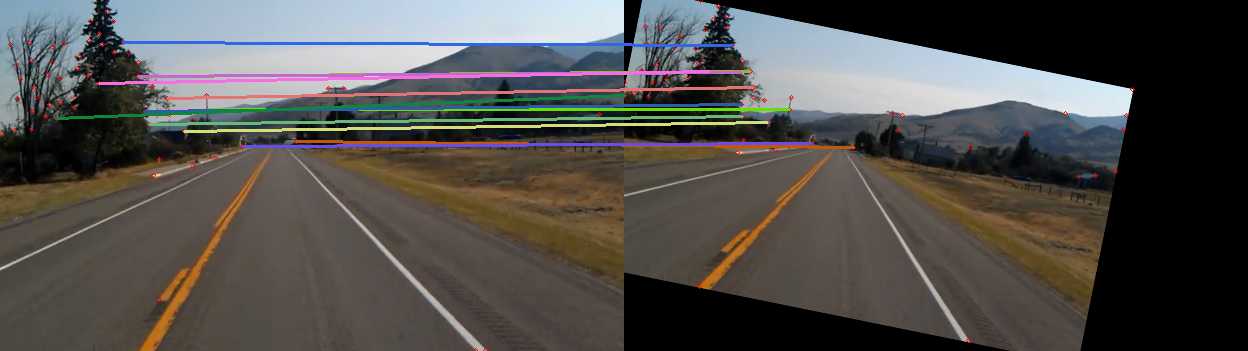
#> input picture image_matching-master/matches.png, 1248 x 351 px
$ python -i harris.py   (imports and definitions only)   (older library calls are emulated)
#> lines starting #> are read from the running program, lines starting #| are printed output that depends on the picture
#!/usr/bin/env python3
import cv2
import numpy as np
# [1 line not run here, left out]
import argparse as ap
from utils import read_image


def harris(img, sigma=1, threshold=0.01):
    height, width = img.shape
    shape = (height, width)
    # Calculate the dx,dy gradients of the image (np.gradient doesnt work)
    dx = cv2.Sobel(img, cv2.CV_64F,1,0,ksize=5)
    dy = cv2.Sobel(img, cv2.CV_64F,0,1,ksize=5)
    # Get angle for rotation
    _, ang = cv2.cartToPolar(dx, dy, angleInDegrees=True)
    # Square the derivatives (A,B,C of H) and apply apply gaussian filters to each
    sigma = (sigma, sigma)
    Ixx = cv2.GaussianBlur(dx * dx, sigma, 0)
    Ixy = cv2.GaussianBlur(dx * dy, sigma, 0)
    Iyy = cv2.GaussianBlur(dy * dy, sigma, 0)

    H = np.array([[Ixx, Ixy], [Ixy, Iyy]])
    # Find the determinate
    num = (H[0, 0] * H[1, 1]) - (H[0, 1] * H[1, 0])
    # Find the trace
    denom = H[0,0] + H[1,1]
    # Find the response using harmonic mean of the eigenvalues (Brown et. al. variation)
    R = np.nan_to_num(num / denom)

    # Adaptive non-maximum suppression, keep the top 1% of values and remove non-maximum points in a 9x9 neighbourhood
    R_flat = R[:].flatten()
    # Get number of values in top threshold %
    N = int(len(R_flat) * threshold)
    # Get values in top threshold %
    top_k_percentile = np.partition(R_flat, -N)[-N:]
    # Find lowest value in top threshold %
    minimum = np.min(top_k_percentile)
    # Set all values less than this to 0
    R[R < minimum] = 0
    # Set non-maximum points in an SxS neighbourhood to 0
    s = 9
    for h in range(R.shape[0] - s):
        for w in range(R.shape[1] - s):
            maximum = np.max(R[h:h+s+1, w:w+s+1])
            for i in range(h, h+s+1):
                for j in range(w, w+s+1):
                    if R[i, j] != maximum:
                        R[i, j] = 0

    # Return harris corners in [H, W, R] format
    features = list(np.where(R > 0))
    features.append(ang[np.where(R > 0)])
    corners = zip(*features)
    return list(corners)

def draw_corners(corners, img, name):
    for h, w, r in corners:
        cv2.circle(img, (w, h), 2, (0, 0, 255))

    cv2.imwrite(name + '.png', img)

>>> import cv2
>>> picture = cv2.imread('matches.png', cv2.IMREAD_GRAYSCALE)
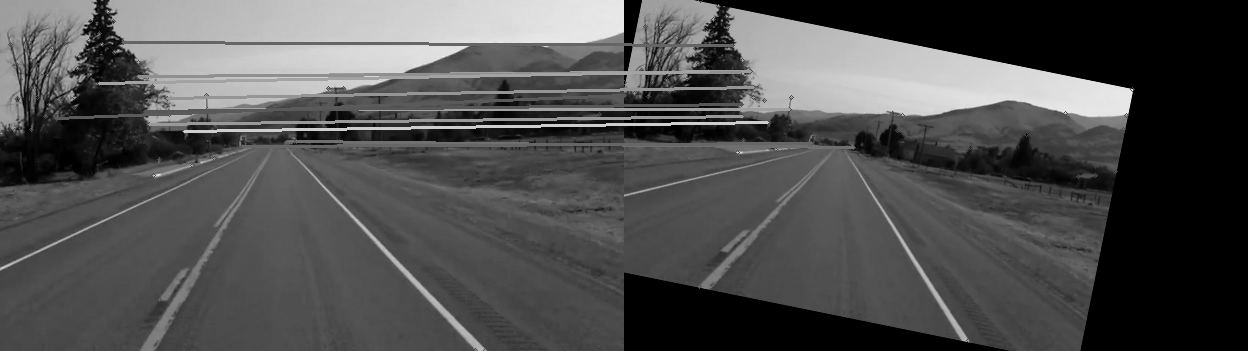
#> picture: shape (351, 1248); min 0, max 241, mean 79.7
>>> result = harris(picture)
#> in harris, `dx = cv2.Sobel(img, cv2.CV_64F,1,0,ksize=5)`:
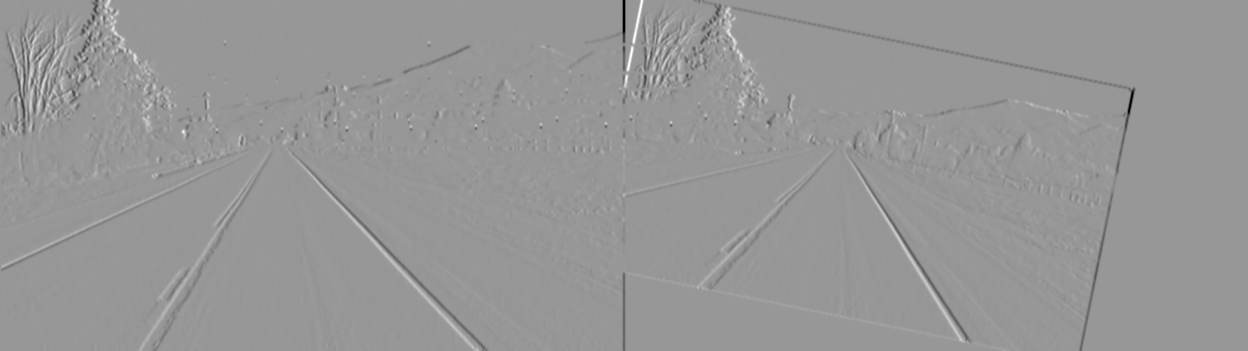
#> dx: shape (351, 1248) float64; min -11198, max 7703, mean -10; drawn with min black and max white
#> in harris, `dy = cv2.Sobel(img, cv2.CV_64F,0,1,ksize=5)`:
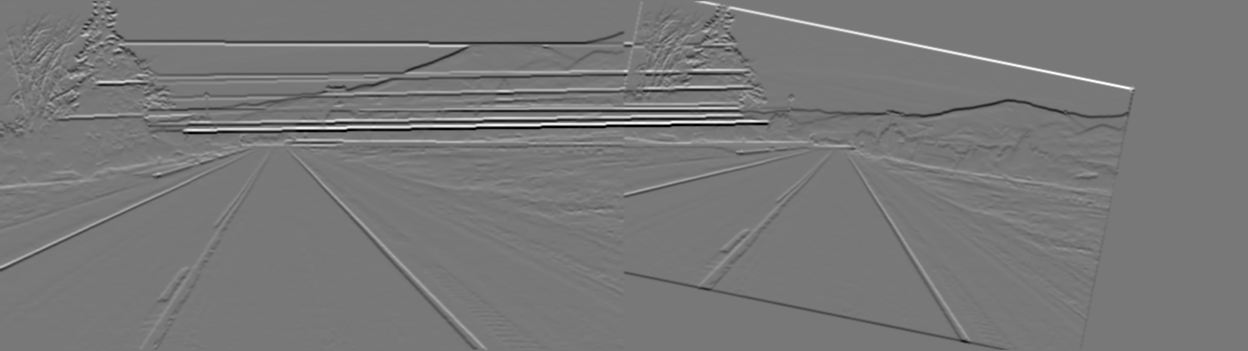
#> dy: shape (351, 1248) float64; min -9888, max 10992, mean -22.5; drawn with min black and max white
#> in harris, `_, ang = cv2.cartToPolar(dx, dy, angleInDegrees=True)`:
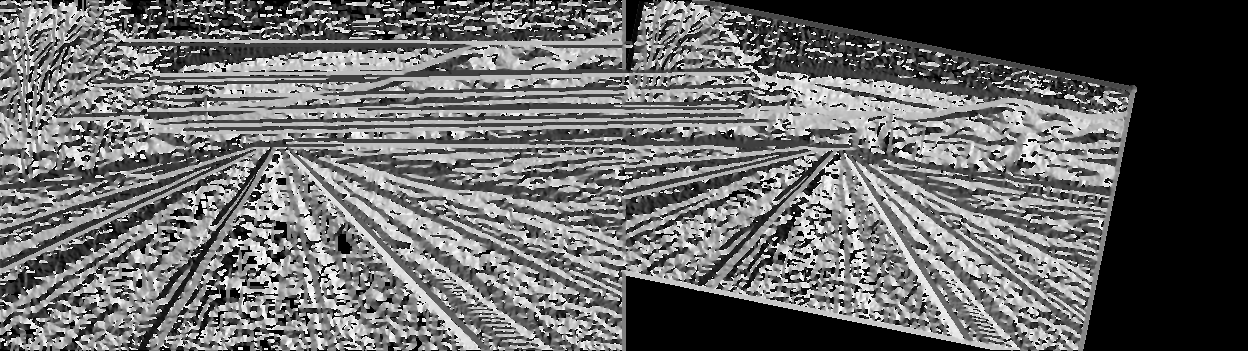
#> ang: shape (351, 1248) float64; min 0, max 360, mean 148.7; drawn with min black and max white
#> in harris, `Ixx = cv2.GaussianBlur(dx * dx, sigma, 0)`:
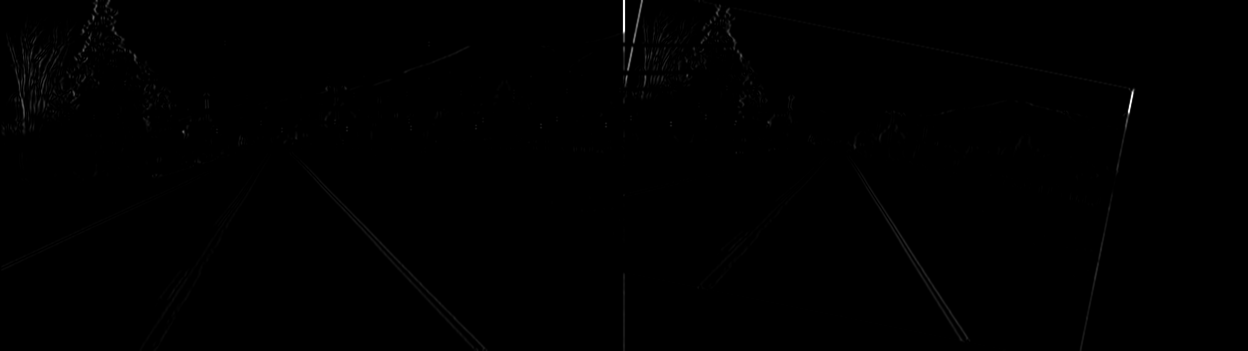
#> Ixx: shape (351, 1248) float64; min 0, max 125395204, mean 302417.2; drawn with min black and max white
#> in harris, `Ixy = cv2.GaussianBlur(dx * dy, sigma, 0)`:
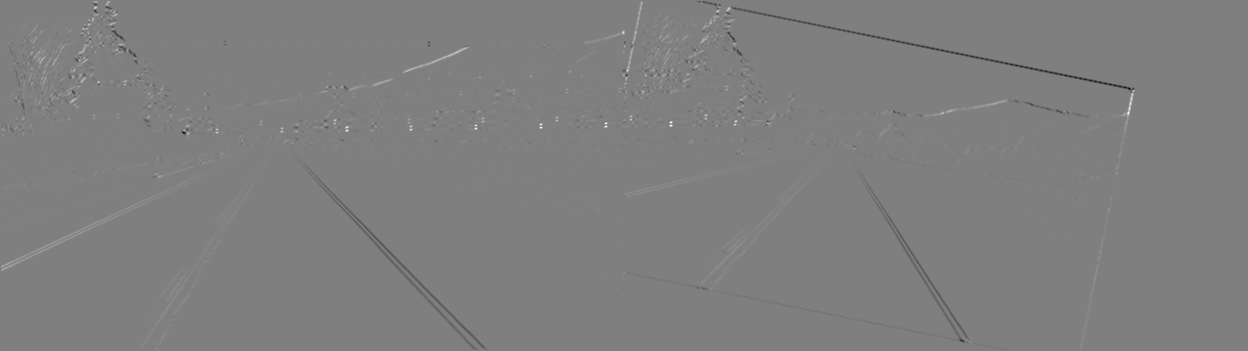
#> Ixy: shape (351, 1248) float64; min -36863200, max 36664704, mean -14815.9; drawn with min black and max white
#> in harris, `Iyy = cv2.GaussianBlur(dy * dy, sigma, 0)`:
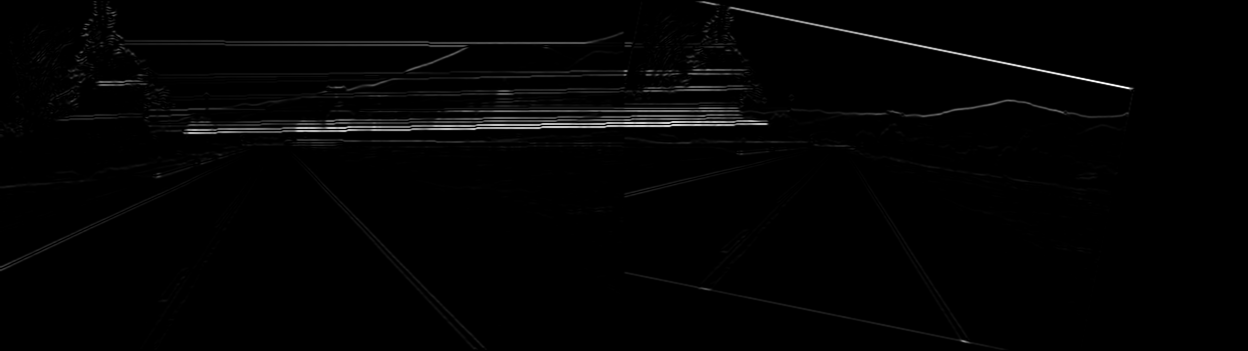
#> Iyy: shape (351, 1248) float64; min 0, max 120824064, mean 1561168; drawn with min black and max white
#> in harris, `num = (H[0, 0] * H[1, 1]) - (H[0, 1] * H[1, 0])`: num: shape (351, 1248) float64; every value is 0
#> in harris, `N = int(len(R_flat) * threshold)`: N = 4380
#> in harris, `top_k_percentile = np.partition(R_flat, -N)[-N:]`: top_k_percentile = 4380 values from 0 to 0
#> in harris, `minimum = np.min(top_k_percentile)`: minimum = 0
#> in harris, `features = list(np.where(R > 0))`: features = [empty array, empty array]
#> result = []

$ run again, on image_matching-master/corners_left.png
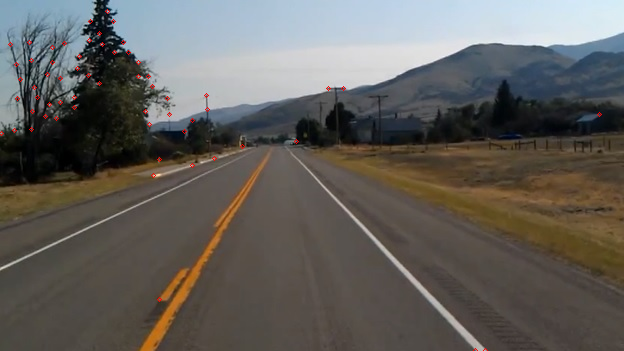
#> input picture image_matching-master/corners_left.png, 624 x 351 px
#> in harris, `Ixy = cv2.GaussianBlur(dx * dy, sigma, 0)`:
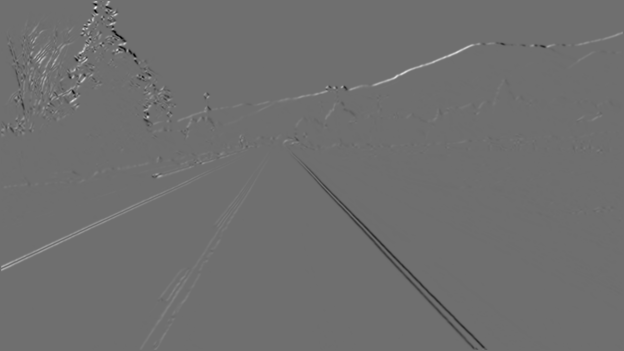
#> Ixy: shape (351, 624) float64; min -20503467, max 26554752, mean 28351; drawn with min black and max white
#> in harris, `Iyy = cv2.GaussianBlur(dy * dy, sigma, 0)`:
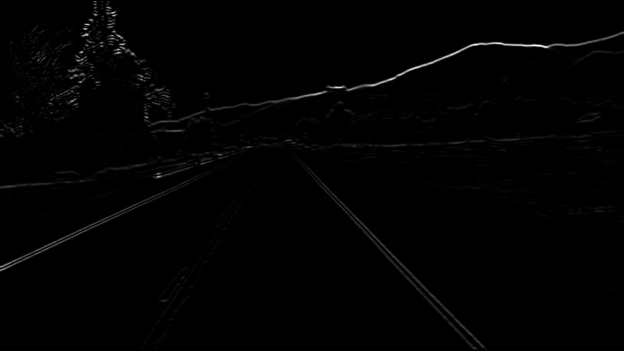
#> Iyy: shape (351, 624) float64; min 0, max 52157284, mean 430142.3; drawn with min black and max white
#> num: shape (351, 624) float64; every value is 0
#> N = 2190
#> top_k_percentile = 2190 values from 0 to 0
#> minimum = 0
#> features = [empty array, empty array]
#> result = []
